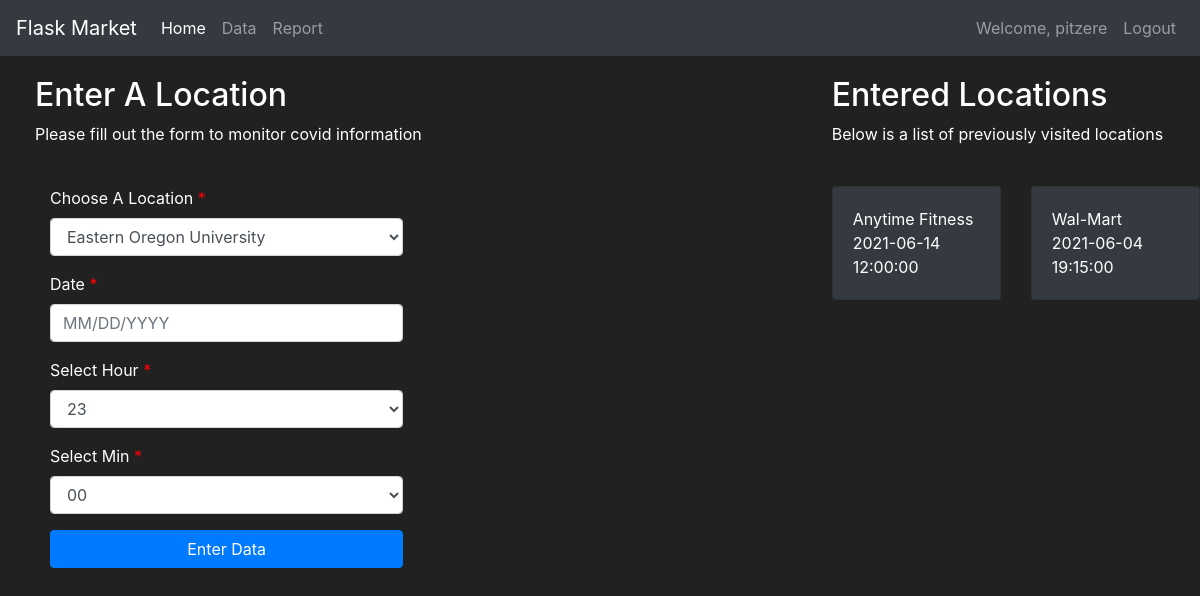
Before: /data (signed in) with the older database file.
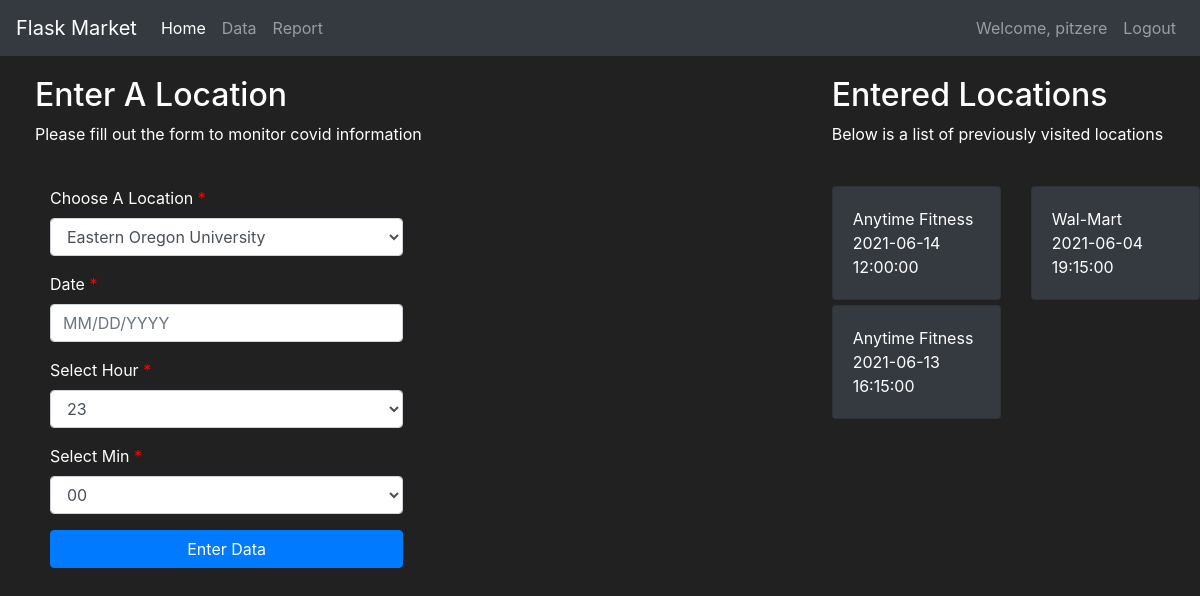
After: the same page with the newer database file.
### tracker/models.py (models this page shows)
class Location(db.Model):
    id = db.Column(db.Integer(), primary_key=True)
    name = db.Column(db.String(length=30), nullable=False)
    infection = db.Column(db.Float(), nullable=False, default=0.0)
    owner = db.Column(db.Integer(), db.ForeignKey('user.id'))
    date = db.Column(db.Date(), default='2020-01-01 12:00')
    time = db.Column(db.Time(), default='00:00')

### tracker/routes.py (the view, shortened to what this page needs)
@app.route('/data', methods=['GET', 'POST'])
@login_required
def data_page():
    data_form = EnterDataForm()
    if request.method == "GET":
        owned_locations = Location.query.filter_by(owner=current_user.id)
        return render_template('data.html', data_form=data_form, owned_locations=owned_locations)

### tracker/forms.py
class EnterDataForm(FlaskForm):
    submit = SubmitField(label='Enter Data')

### tracker/models.py (called while the page is built)
@login_manager.user_loader
def load_user(user_id):
    return User.query.get(int(user_id))

### tracker/templates/data.html (shortened to what this page needs)
{% extends 'base.html' %}
{% block content %}
    <div class="row" style="margin-top:20px; margin-left:20px">
        <div class="col-8">
            <h2>Enter A Location</h2>
            <p>Please fill out the form to monitor covid information</p>
            <br>
            <div class="container-fluid">
                <div class="row">
                    <div class="col-md-6 col-sm-6 col-xs-12">
                        <form method="POST">
                            <div class="form-group ">
                                <label class="control-label requiredField" for="Location"> Choose A Location
                                    <span class="asteriskField">
        *
       </span>
                                </label>
                                <select class="select form-control" id="Location" name="Location">
                                    <option value="Eastern Oregon University"> Eastern Oregon University </option>
                                </select>
                            </div>
                            <div class="form-group ">
                                <label class="control-label requiredField" for="date"> Date
                                    <span class="asteriskField">
        *
       </span>
                                </label>
                                <input class="form-control" id="date" name="date" placeholder="MM/DD/YYYY" type="text" />
                            </div>
                            <div class="form-group ">
                                <label class="control-label requiredField" for="Hour"> Select Hour
                                    <span class="asteriskField">
        *
       </span>
                                </label>
                                <select class="select form-control" id="Hour" name="Hour">
                                    <option value="23"> 23 </option>
                                </select>
                            </div>
                            <div class="form-group ">
                                <label class="control-label requiredField" for="Min"> Select Min
                                    <span class="asteriskField">
        *
       </span>
                                </label>
                                <select class="select form-control" id="Min" name="Min">
                                    <option value="00"> 00 </option>
                                </select>
                            </div>
                            <div class="form-group">
                                <div>
                                    {{ data_form.submit( class="btn btn-primary btn-block")}}
                                </div>
                            </div>
                        </form>
                    </div>
                </div>
            </div>
        </div>
        <div class="col-4">
            <h2>Entered Locations</h2>
            <p>Below is a list of previously visited locations</p>
            <br>
            <div class="row">
                {% for owned_location in owned_locations %}
                    <div class="col-md-6">
                        <div style="margin-bottom: 5px" class="card text-left bg-dark">
                            <div class="card-body">
                                {{ owned_location.name }}
                                <br>
                                {{ owned_location.date }}
                                <br>
                                {{ owned_location.time }}
                            </div>
                        </div>
                    </div>
                {% endfor %}
            </div>
        </div>
    </div>
{% endblock %}

Changed rows visible on the page:
added Location: name "Anytime Fitness", date "2021-06-13", time "16:15:00"
